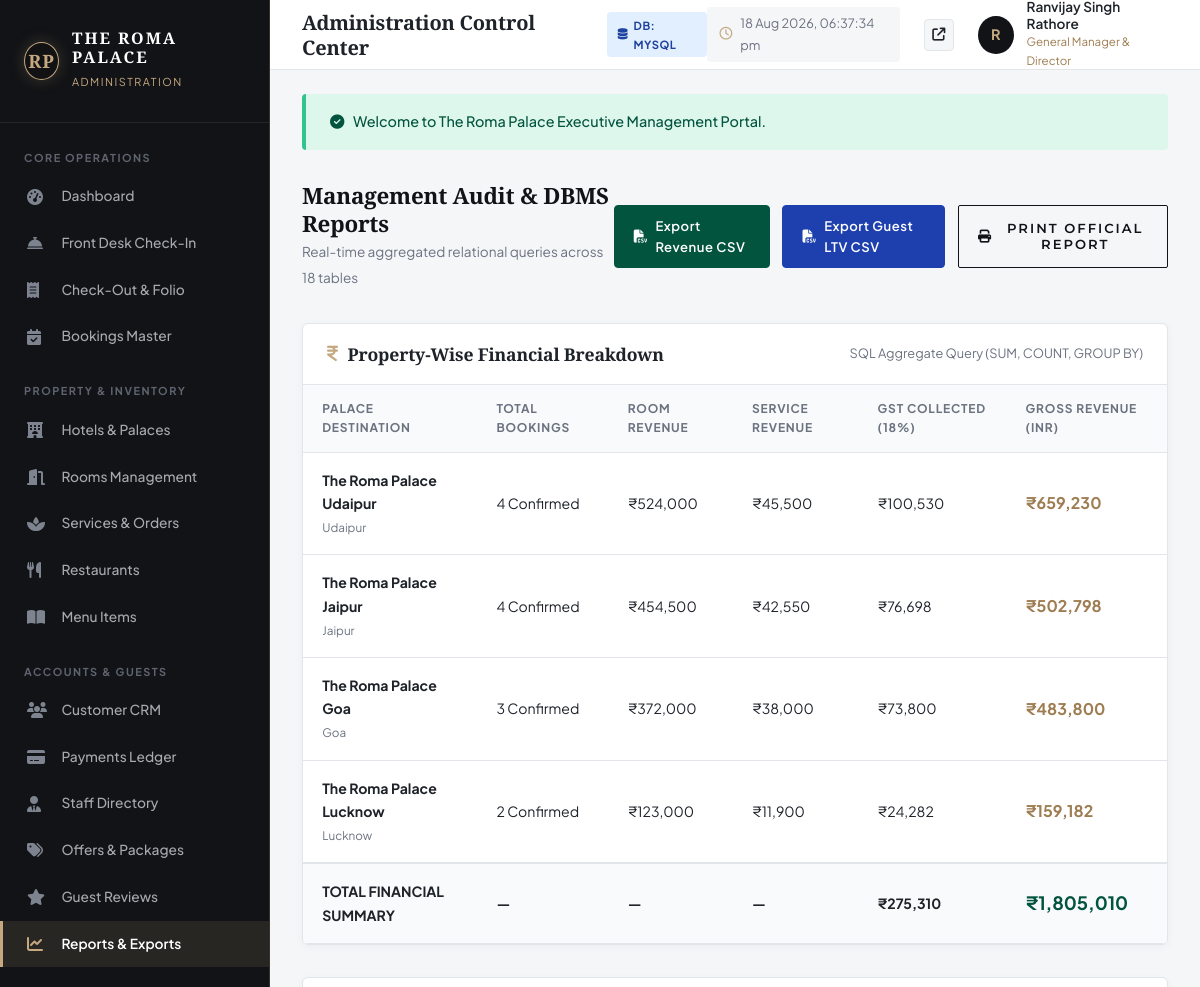
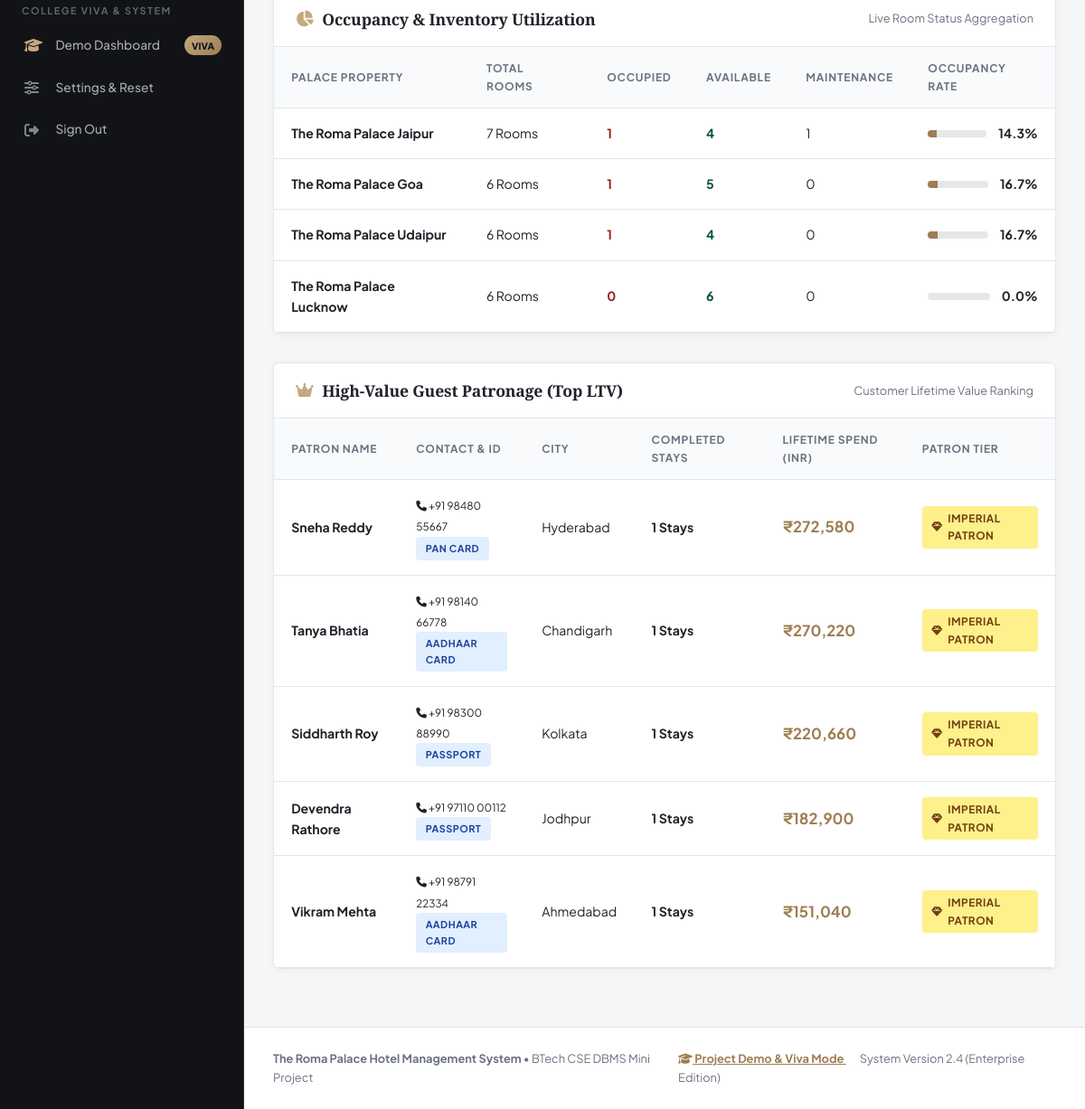
Screenshot of /admin/reports.php (signed in) with the database file from the repository (2 pictures, top to bottom).
### tables this page shows
CREATE TABLE `hotels` (
    `hotel_id` INT AUTO_INCREMENT PRIMARY KEY,
    `name` VARCHAR(150) NOT NULL,
    `slug` VARCHAR(100) NOT NULL UNIQUE,
    `city` VARCHAR(80) NOT NULL,
    `state` VARCHAR(80) NOT NULL,
    `tagline` VARCHAR(200) NOT NULL,
    `address` TEXT NOT NULL,
    `phone` VARCHAR(30) NOT NULL,
    `email` VARCHAR(120) NOT NULL,
    `star_rating` DECIMAL(2,1) DEFAULT 5.0,
    `starting_price` DECIMAL(10,2) NOT NULL,
    `total_rooms` INT NOT NULL DEFAULT 30,
    `image_url` VARCHAR(255) NOT NULL,
    `description` TEXT NOT NULL,
    `highlights` TEXT NULL,
    `status` ENUM('active', 'maintenance', 'inactive') DEFAULT 'active',
    `created_at` TIMESTAMP DEFAULT CURRENT_TIMESTAMP,
    INDEX `idx_hotels_city` (`city`),
    INDEX `idx_hotels_slug` (`slug`)
);

CREATE TABLE `customers` (
    `customer_id` INT AUTO_INCREMENT PRIMARY KEY,
    `user_id` INT NOT NULL UNIQUE,
    `full_name` VARCHAR(120) NOT NULL,
    `phone` VARCHAR(20) NOT NULL,
    `address` TEXT NULL,
    `city` VARCHAR(80) NULL,
    `state` VARCHAR(80) NULL,
    `country` VARCHAR(80) DEFAULT 'India',
    `postal_code` VARCHAR(20) NULL,
    `id_type` ENUM('Aadhaar Card', 'Passport', 'Voter ID', 'Driving License', 'PAN Card') NOT NULL DEFAULT 'Aadhaar Card',
    `id_number` VARCHAR(50) NOT NULL,
    `reg_date` TIMESTAMP DEFAULT CURRENT_TIMESTAMP,
    FOREIGN KEY (`user_id`) REFERENCES `users`(`user_id`) ON DELETE CASCADE,
    INDEX `idx_cust_phone` (`phone`),
    INDEX `idx_cust_name` (`full_name`)
);

### admin/reports.php (the view, shortened to what the rows shown need)
<?php
require_once __DIR__ . '/../includes/db.php';
require_once __DIR__ . '/../includes/auth.php';
require_once __DIR__ . '/includes/admin-header.php';
$propertyFinancials = db_fetch_all("SELECT h.hotel_id, h.name AS hotel_name, h.city,
                                           COUNT(b.booking_id) AS total_bookings,
                                           COALESCE(SUM(b.room_charges), 0) AS total_room_charges,
                                           COALESCE(SUM(b.service_charges), 0) AS total_service_charges,
                                           COALESCE(SUM(b.tax_amount), 0) AS total_tax,
                                           COALESCE(SUM(b.total_amount), 0) AS gross_revenue
                                    FROM hotels h
                                    LEFT JOIN bookings b ON h.hotel_id = b.hotel_id AND b.payment_status = 'Paid'
                                    GROUP BY h.hotel_id, h.name, h.city
                                    ORDER BY gross_revenue DESC");
$topCustomers = db_fetch_all("SELECT c.customer_id, c.full_name, c.phone, c.id_type, c.city,
                                     COUNT(b.booking_id) AS total_stays,
                                     SUM(b.total_amount) AS lifetime_value
                              FROM customers c
                              INNER JOIN bookings b ON c.customer_id = b.customer_id AND b.payment_status = 'Paid'
                              GROUP BY c.customer_id, c.full_name, c.phone, c.id_type, c.city
                              ORDER BY lifetime_value DESC LIMIT 5");
?>
<div style="display: flex; justify-content: space-between; align-items: center; margin-bottom: 2rem;" class="no-print">
  <div>
    <h2 style="font-size: 1.4rem; color: var(--admin-primary); margin: 0;">Management Audit & DBMS Reports</h2>
  </div>
</div>
<div class="admin-card">
  <div class="admin-table-responsive">
    <table class="admin-table">
      <thead>
        <tr>
          <th>Palace Destination</th>
          <th>Total Bookings</th>
          <th>Room Revenue</th>
          <th>Service Revenue</th>
          <th>GST Collected (18%)</th>
          <th>Gross Revenue (INR)</th>
        </tr>
      </thead>
      <tbody>
        <?php
        foreach ($propertyFinancials as $pf):
        ?>
          <tr>
            <td>
              <strong><?php echo htmlspecialchars($pf['hotel_name']); ?></strong><br>
              <small style="color: var(--admin-text-muted);"><?php echo htmlspecialchars($pf['city']); ?></small>
            </td>
            <td><?php echo $pf['total_bookings']; ?> Confirmed</td>
            <td><?php echo format_inr($pf['total_room_charges']); ?></td>
            <td><?php echo format_inr($pf['total_service_charges']); ?></td>
            <td><?php echo format_inr($pf['total_tax']); ?></td>
            <td><strong style="font-size: 1rem; color: var(--admin-gold-dark);"><?php echo format_inr($pf['gross_revenue']); ?></strong></td>
          </tr>
        <?php endforeach; ?>
      </tbody>
    </table>
  </div>
</div>
<div class="admin-card">
  <div class="admin-table-responsive">
    <table class="admin-table">
      <thead>
        <tr>
          <th>Palace Property</th>
          <th>Total Rooms</th>
          <th>Occupied</th>
          <th>Available</th>
          <th>Maintenance</th>
          <th>Occupancy Rate</th>
        </tr>
      </thead>
    </table>
  </div>
</div>
<div class="admin-card">
  <div class="admin-table-responsive">
    <table class="admin-table">
      <thead>
        <tr>
          <th>Patron Name</th>
          <th>Contact & ID</th>
          <th>City</th>
          <th>Completed Stays</th>
          <th>Lifetime Spend (INR)</th>
          <th>Patron Tier</th>
        </tr>
      </thead>
      <tbody>
        <?php foreach ($topCustomers as $tc): ?>
          <tr>
            <td><strong><?php echo htmlspecialchars($tc['full_name']); ?></strong></td>
            <td>
              <small><i class="fa-solid fa-phone"></i> <?php echo htmlspecialchars($tc['phone']); ?></small><br>
              <span class="badge badge-info" style="font-size: 0.68rem;"><?php echo htmlspecialchars($tc['id_type']); ?></span>
            </td>
            <td><?php echo htmlspecialchars($tc['city'] ?: 'India'); ?></td>
            <td><strong><?php echo $tc['total_stays']; ?> Stays</strong></td>
            <td><strong style="font-size: 1.05rem; color: var(--admin-gold-dark);"><?php echo format_inr($tc['lifetime_value']); ?></strong></td>
            <td><span class="badge badge-warning"><i class="fa-solid fa-gem"></i> Imperial Patron</span></td>
          </tr>
        <?php endforeach; ?>
      </tbody>
    </table>
  </div>
</div>
<?php require_once __DIR__ . '/includes/admin-footer.php'; ?>

### admin/includes/admin-header.php (shortened to what the rows shown need)
<?php
require_once __DIR__ . '/../../includes/db.php';
require_once __DIR__ . '/../../includes/auth.php';
$currentAdmin = current_admin() ?: ['full_name' => 'Ranvijay Singh Rathore', 'role_title' => 'General Manager'];
?>
<!DOCTYPE html>
<html lang="en">
<head>
  <link rel="stylesheet" href="https://cdnjs.cloudflare.com/ajax/libs/font-awesome/6.5.1/css/all.min.css">
  <link rel="stylesheet" href="../assets/css/style.css">
  <link rel="stylesheet" href="../assets/css/admin.css">
</head>
<body class="admin-body">
  <aside class="admin-sidebar">
    <a href="dashboard.php" class="admin-brand" style="text-decoration: none;">
      <div class="admin-brand-text">
        <h2>THE ROMA PALACE</h2>
      </div>
    </a>
  </aside>
  <div class="admin-main-wrapper">
    <header class="admin-top-header">
      <div class="admin-header-left">
        <h1 class="admin-page-title"><?php echo isset($pageHeading) ? htmlspecialchars($pageHeading) : 'Administration Control Center'; ?></h1>
      </div>
      <div class="admin-header-right">
        <div class="admin-user-menu">
          <div class="admin-avatar">
            <?php echo strtoupper(substr($currentAdmin['full_name'], 0, 1)); ?>
          </div>
          <div class="admin-user-info">
            <span class="admin-user-name"><?php echo htmlspecialchars($currentAdmin['full_name']); ?></span>
            <span class="admin-user-role"><?php echo htmlspecialchars($currentAdmin['role_title']); ?></span>
          </div>
        </div>
      </div>
    </header>
    <main class="admin-content-body">

### rows the page displays
hotels: name "The Roma Palace Udaipur", city "Udaipur", total_bookings "4", total_room_charges "₹524,000", total_service_charges "₹45,500", total_tax "₹100,530", gross_revenue "₹659,230"
hotels: name "The Roma Palace Jaipur", city "Jaipur", total_bookings "4", total_room_charges "₹454,500", total_service_charges "₹42,550", total_tax "₹76,698", gross_revenue "₹502,798"
hotels: name "The Roma Palace Goa", city "Goa", total_bookings "3", total_room_charges "₹372,000", total_service_charges "₹38,000", total_tax "₹73,800", gross_revenue "₹483,800"
hotels: name "The Roma Palace Lucknow", city "Lucknow", total_bookings "2", total_room_charges "₹123,000", total_service_charges "₹11,900", total_tax "₹24,282", gross_revenue "₹159,182"
customers: full_name "Sneha Reddy", phone "+91 98480 55667", id_type "PAN CARD", city "Hyderabad", total_stays "1", lifetime_value "₹272,580"
customers: full_name "Tanya Bhatia", phone "+91 98140 66778", id_type "AADHAAR CARD", city "Chandigarh", total_stays "1", lifetime_value "₹270,220"
customers: full_name "Siddharth Roy", phone "+91 98300 88990", id_type "PASSPORT", city "Kolkata", total_stays "1", lifetime_value "₹220,660"
customers: full_name "Devendra Rathore", phone "+91 97110 00112", id_type "PASSPORT", city "Jodhpur", total_stays "1", lifetime_value "₹182,900"
customers: full_name "Vikram Mehta", phone "+91 98791 22334", id_type "AADHAAR CARD", city "Ahmedabad", total_stays "1", lifetime_value "₹151,040"

### other values shown
CURRENT_DB_DRIVER "MYSQL"
substr($currentAdmin['full_name'], 0, 1) "R"
$currentAdmin['full_name'] "Ranvijay Singh Rathore"
$currentAdmin['role_title'] "General Manager & Director"
$_SESSION['flash_success'] "Welcome to The Roma Palace Executive Management Portal."
format_inr($grandTax) "₹275,310"
format_inr($grandGross) "₹1,805,010"
$or['hotel_name'] "The Roma Palace Jaipur"
$or['total_rooms'] "7"
$or['occupied_rooms'] "1"
$or['available_rooms'] "4"
$or['maintenance_rooms'] "1"
$or['occupancy_rate'] "14.3"
$or['hotel_name'] "The Roma Palace Goa"
$or['total_rooms'] "6"
